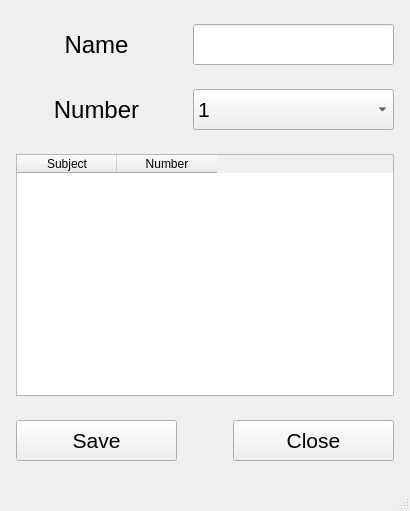
<?xml version="1.0" encoding="UTF-8"?>
<ui version="4.0">
 <class>MainWindow</class>
 <widget class="QMainWindow" name="MainWindow">
  <property name="geometry">
   <rect>
    <x>0</x>
    <y>0</y>
    <width>410</width>
    <height>511</height>
   </rect>
  </property>
  <property name="minimumSize">
   <size>
    <width>410</width>
    <height>511</height>
   </size>
  </property>
  <property name="maximumSize">
   <size>
    <width>410</width>
    <height>511</height>
   </size>
  </property>
  <property name="windowTitle">
   <string>MainWindow</string>
  </property>
  <widget class="QWidget" name="centralwidget">
   <widget class="QPushButton" name="btn_save">
    <property name="geometry">
     <rect>
      <x>16</x>
      <y>420</y>
      <width>161</width>
      <height>41</height>
     </rect>
    </property>
    <property name="font">
     <font>
      <pointsize>16</pointsize>
     </font>
    </property>
    <property name="text">
     <string>Save</string>
    </property>
   </widget>
   <widget class="QLabel" name="lab_name">
    <property name="geometry">
     <rect>
      <x>16</x>
      <y>24</y>
      <width>161</width>
      <height>41</height>
     </rect>
    </property>
    <property name="font">
     <font>
      <pointsize>18</pointsize>
     </font>
    </property>
    <property name="text">
     <string>Name</string>
    </property>
    <property name="alignment">
     <set>Qt::AlignCenter</set>
    </property>
   </widget>
   <widget class="QLabel" name="lab_number">
    <property name="geometry">
     <rect>
      <x>16</x>
      <y>89</y>
      <width>161</width>
      <height>41</height>
     </rect>
    </property>
    <property name="font">
     <font>
      <pointsize>18</pointsize>
     </font>
    </property>
    <property name="text">
     <string>Number</string>
    </property>
    <property name="alignment">
     <set>Qt::AlignCenter</set>
    </property>
   </widget>
   <widget class="QLineEdit" name="le_name">
    <property name="geometry">
     <rect>
      <x>193</x>
      <y>24</y>
      <width>201</width>
      <height>41</height>
     </rect>
    </property>
    <property name="font">
     <font>
      <pointsize>18</pointsize>
     </font>
    </property>
    <property name="text">
     <string/>
    </property>
   </widget>
   <widget class="QTableWidget" name="tw_subjects">
    <property name="geometry">
     <rect>
      <x>16</x>
      <y>154</y>
      <width>378</width>
      <height>242</height>
     </rect>
    </property>
    <property name="focusPolicy">
     <enum>Qt::NoFocus</enum>
    </property>
    <property name="horizontalScrollBarPolicy">
     <enum>Qt::ScrollBarAlwaysOff</enum>
    </property>
    <property name="editTriggers">
     <set>QAbstractItemView::NoEditTriggers</set>
    </property>
    <property name="verticalScrollMode">
     <enum>QAbstractItemView::ScrollPerPixel</enum>
    </property>
    <property name="horizontalScrollMode">
     <enum>QAbstractItemView::ScrollPerPixel</enum>
    </property>
    <property name="showGrid">
     <bool>false</bool>
    </property>
    <property name="cornerButtonEnabled">
     <bool>false</bool>
    </property>
    <attribute name="verticalHeaderVisible">
     <bool>false</bool>
    </attribute>
    <column>
     <property name="text">
      <string>Subject</string>
     </property>
    </column>
    <column>
     <property name="text">
      <string>Number</string>
     </property>
    </column>
   </widget>
   <widget class="QComboBox" name="cb_number">
    <property name="geometry">
     <rect>
      <x>193</x>
      <y>89</y>
      <width>201</width>
      <height>41</height>
     </rect>
    </property>
    <property name="font">
     <font>
      <pointsize>16</pointsize>
     </font>
    </property>
    <item>
     <property name="text">
      <string>1</string>
     </property>
    </item>
    <item>
     <property name="text">
      <string>2</string>
     </property>
    </item>
    <item>
     <property name="text">
      <string>3</string>
     </property>
    </item>
    <item>
     <property name="text">
      <string>4</string>
     </property>
    </item>
    <item>
     <property name="text">
      <string>5</string>
     </property>
    </item>
    <item>
     <property name="text">
      <string>6</string>
     </property>
    </item>
    <item>
     <property name="text">
      <string>7</string>
     </property>
    </item>
    <item>
     <property name="text">
      <string>8</string>
     </property>
    </item>
    <item>
     <property name="text">
      <string>9</string>
     </property>
    </item>
    <item>
     <property name="text">
      <string>10</string>
     </property>
    </item>
    <item>
     <property name="text">
      <string>11</string>
     </property>
    </item>
   </widget>
   <widget class="QPushButton" name="btn_close">
    <property name="geometry">
     <rect>
      <x>233</x>
      <y>420</y>
      <width>161</width>
      <height>41</height>
     </rect>
    </property>
    <property name="font">
     <font>
      <pointsize>16</pointsize>
     </font>
    </property>
    <property name="text">
     <string>Close</string>
    </property>
   </widget>
  </widget>
  <widget class="QStatusBar" name="status_bar"/>
 </widget>
 <resources/>
 <connections/>
</ui>
